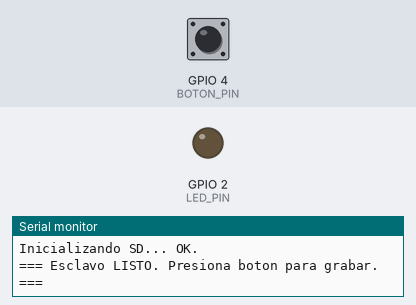
This sketch was run on a simulated ESP32. On the bench: output pins drawn as LEDs (lit = HIGH), the last lines printed to the serial monitor. The inputs (shaded band) are chosen by the test bench; at power-on: GPIO 4 (BOTON_PIN) HIGH. The local clock reads 2024-03-15 10:24:30 at power-on unless the sketch sets it; storage starts empty.

Above: at 1.2 s.
1.3 s: GPIO 4 (BOTON_PIN) pulled LOW for 0.15 s
At 2.4 s:
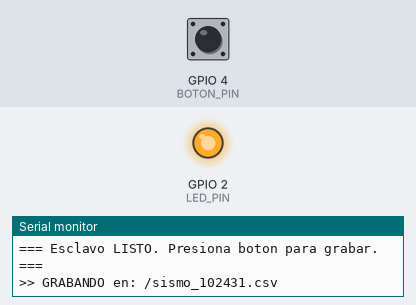
2.9 s: GPIO 4 (BOTON_PIN) pulled LOW for 1 s
At 3.6 s:
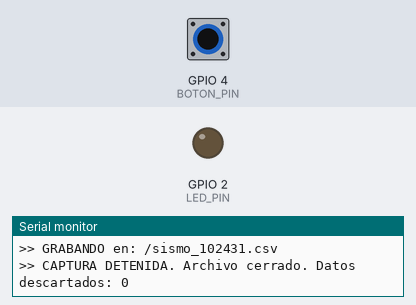
5.4 s: GPIO 4 (BOTON_PIN) pulled LOW for 3.2 s
At 6.7 s:
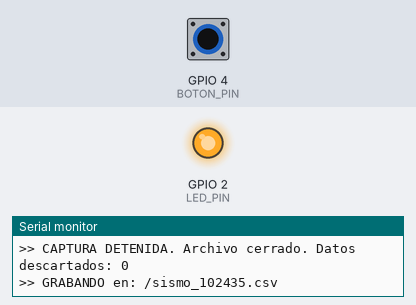
Timing chart, 0 to 8.4 s (numbered marks = the images above; inputs shaded):
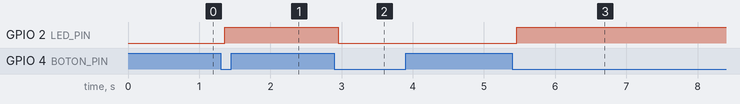

Measured:
- after the input at 1.3 s, GPIO 2 (LED_PIN): LOW → HIGH after 0.06 s
- after the input at 2.9 s, GPIO 2 (LED_PIN): HIGH → LOW after 0.05 s
- after the input at 5.4 s, GPIO 2 (LED_PIN): LOW → HIGH after 0.06 s

The sketch:

Esclavo_final.ino
```cpp
// ==========================================
// ESCLAVO RECEPTOR — SD + DS3231 + Mutex
// v3.0 — Buffer en lote, sin Serial en ISR
// ==========================================
#include <esp_now.h>
#include <WiFi.h>
#include <SPI.h>
#include <SD.h>
#include <Wire.h>
#include <sys/time.h>
#include "RTClib.h"

const int CS_SD_PIN = 5;
const int BOTON_PIN = 4;
const int LED_PIN   = 2;

RTC_DS3231 rtc;
File archivoDatos;

typedef struct {
    uint8_t  master_id;
    uint8_t  sensor_id;
    uint32_t timestamp_ms;
    float    accel_x, accel_y, accel_z;
    float    gyro_x,  gyro_y,  gyro_z;
} SensorData;

#define TAMANO_BUFFER 500
SensorData bufferDatos[TAMANO_BUFFER];
volatile int head = 0;
volatile int tail = 0;

SemaphoreHandle_t bufferMutex;

volatile int datosDescartados = 0;
bool grabando          = false;
bool estadoAnteriorBtn = HIGH;
unsigned long ultimoRebote = 0;
const unsigned long REBOTE = 50;
int contadorFlush = 0;

// ── ISR: SIN Serial.println ───────────────────────────────────────
void onDataReceive(const uint8_t *mac, const uint8_t *data, int len) {
    if (len != sizeof(SensorData)) return;
    if (xSemaphoreTake(bufferMutex, pdMS_TO_TICKS(5))) {
        int nextHead = (head + 1) % TAMANO_BUFFER;
        if (nextHead != tail) {
            memcpy(&bufferDatos[head], data, sizeof(SensorData));
            head = nextHead;
        } else {
            datosDescartados++;   // solo contar, nunca imprimir aquí
        }
        xSemaphoreGive(bufferMutex);
    }
}

void setup() {
    Serial.begin(115200);
    pinMode(BOTON_PIN, INPUT_PULLUP);
    pinMode(LED_PIN, OUTPUT);
    digitalWrite(LED_PIN, LOW);

    bufferMutex = xSemaphoreCreateMutex();

    Wire.begin();
    if (!rtc.begin()) {
        Serial.println("Error DS3231");
        while (1) delay(10);
    }
    if (rtc.lostPower()) {
        Serial.println("RTC sin energia. Reajustando...");
        rtc.adjust(DateTime(F(__DATE__), F(__TIME__)));
    }

    DateTime ahora = rtc.now();
    struct timeval tv = { .tv_sec = ahora.unixtime(), .tv_usec = 0 };
    settimeofday(&tv, NULL);
    Serial.println("RTC OK.");

    Serial.print("Inicializando SD... ");
    if (!SD.begin(CS_SD_PIN)) {
        Serial.println("FALLO.");
        while (1) delay(10);
    }
    Serial.println("OK.");

    WiFi.mode(WIFI_STA);
    WiFi.disconnect();
    if (esp_now_init() != ESP_OK) {
        Serial.println("Error ESP-NOW");
        return;
    }
    esp_now_register_recv_cb(onDataReceive);

    Serial.println("=== Esclavo LISTO. Presiona boton para grabar. ===");
}

void loop() {
    // ── Debounce del boton ────────────────────────────────────────
    int btnActual = digitalRead(BOTON_PIN);
    if (btnActual != estadoAnteriorBtn) ultimoRebote = millis();

    if ((millis() - ultimoRebote) > REBOTE && btnActual == LOW) {
        if (!grabando) {
            DateTime ahora = rtc.now();
            char nombreArchivo[30];
            sprintf(nombreArchivo, "/sismo_%02d%02d%02d.csv",
                    ahora.hour(), ahora.minute(), ahora.second());

            archivoDatos = SD.open(nombreArchivo, FILE_WRITE);
            if (archivoDatos) {
                grabando = true;
                contadorFlush = 0;
                datosDescartados = 0;
                digitalWrite(LED_PIN, HIGH);
                Serial.print(">> GRABANDO en: ");
                Serial.println(nombreArchivo);
                archivoDatos.println("Timestamp,Sensor_ID,Accel_X,Accel_Y,Accel_Z,Gyro_X,Gyro_Y,Gyro_Z");
            } else {
                Serial.println("Error abriendo archivo en SD.");
            }
        } else {
            grabando = false;
            digitalWrite(LED_PIN, LOW);
            if (archivoDatos) archivoDatos.close();
            Serial.print(">> CAPTURA DETENIDA. Archivo cerrado.");
            Serial.print(" Datos descartados: ");
            Serial.println(datosDescartados);
        }
        while (digitalRead(BOTON_PIN) == LOW) delay(10);
    }
    estadoAnteriorBtn = btnActual;

    // ── Drenar buffer EN LOTE (siempre, grabe o no) ───────────────
    const int MAX_BATCH = 15;
    for (int i = 0; i < MAX_BATCH; i++) {
        SensorData dato;
        bool hayDato = false;

        if (xSemaphoreTake(bufferMutex, 0)) {
            if (head != tail) {
                dato = bufferDatos[tail];
                tail = (tail + 1) % TAMANO_BUFFER;
                hayDato = true;
            }
            xSemaphoreGive(bufferMutex);
        }

        if (!hayDato) break;
        if (!grabando) continue;  // descartar si no se graba

        struct timeval tv_now;
        gettimeofday(&tv_now, NULL);
        DateTime now(tv_now.tv_sec);
        char ts[28];
        sprintf(ts, "%04d-%02d-%02d %02d:%02d:%02d.%06ld",
            now.year(), now.month(), now.day(),
            now.hour(), now.minute(), now.second(),
            (long)tv_now.tv_usec);

        archivoDatos.print(ts);  archivoDatos.print(",");

        if      (dato.sensor_id == 1) archivoDatos.print("M1_S1");
        else if (dato.sensor_id == 2) archivoDatos.print("M1_S2");
        else if (dato.sensor_id == 3) archivoDatos.print("M2_S3");
        else if (dato.sensor_id == 4) archivoDatos.print("M2_S4");
        else                          archivoDatos.print("UNKN");
        archivoDatos.print(",");

        archivoDatos.print(dato.accel_x, 5); archivoDatos.print(",");
        archivoDatos.print(dato.accel_y, 5); archivoDatos.print(",");
        archivoDatos.print(dato.accel_z, 5); archivoDatos.print(",");
        archivoDatos.print(dato.gyro_x,  5); archivoDatos.print(",");
        archivoDatos.print(dato.gyro_y,  5); archivoDatos.print(",");
        archivoDatos.println(dato.gyro_z, 5);

        if (++contadorFlush >= 20) {
            archivoDatos.flush();
            contadorFlush = 0;
        }
    }
}
```
